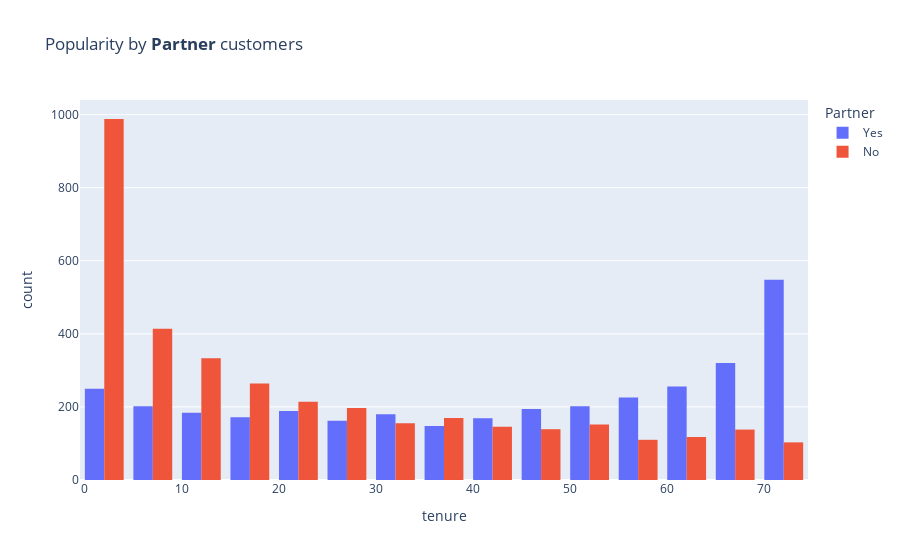

Write notebook code for a chart like this one.
### Markdown cell above
#account_cols = [
    "tenure",
    "Contract",
    "PaymentMethod",
    "PaperlessBilling",
    "MonthlyCharges",
    "TotalCharges",
]

### Code cell
fig = px.histogram(
    data_frame=df,
    x="tenure",
    color="Partner",
    barmode="group",
    nbins=30,
    title="Popularity by <b>Partner</b> customers",
)
fig.show()

### Figure 1 — Plotly figure (JSON) as saved in the notebook; plotly's stock layout.template omitted (floating-point values rounded to 4 significant figures; data arrays with more than 128 entries replaced by an {"elided": "..."} marker saying what was removed)
{"data": [{"alignmentgroup": "True", "bingroup": "x", "hovertemplate": "Partner=Yes<br>tenure=%{x}<br>count=%{y}<extra></extra>", "legendgroup": "Yes", "marker": {"color": "#636efa", "pattern": {"shape": ""}}, "name": "Yes", "nbinsx": 30, "offsetgroup": "Yes", "orientation": "v", "showlegend": true, "type": "histogram", "x": {"elided": "3402 int values"}, "xaxis": "x", "yaxis": "y"}, {"alignmentgroup": "True", "bingroup": "x", "hovertemplate": "Partner=No<br>tenure=%{x}<br>count=%{y}<extra></extra>", "legendgroup": "No", "marker": {"color": "#EF553B", "pattern": {"shape": ""}}, "name": "No", "nbinsx": 30, "offsetgroup": "No", "orientation": "v", "showlegend": true, "type": "histogram", "x": {"elided": "3641 int values"}, "xaxis": "x", "yaxis": "y"}], "layout": {"barmode": "group", "legend": {"title": {"text": "Partner"}, "tracegroupgap": 0}, "title": {"text": "Popularity by <b>Partner</b> customers"}, "xaxis": {"anchor": "y", "domain": [0, 1], "title": {"text": "tenure"}}, "yaxis": {"anchor": "x", "domain": [0, 1], "title": {"text": "count"}}}}
